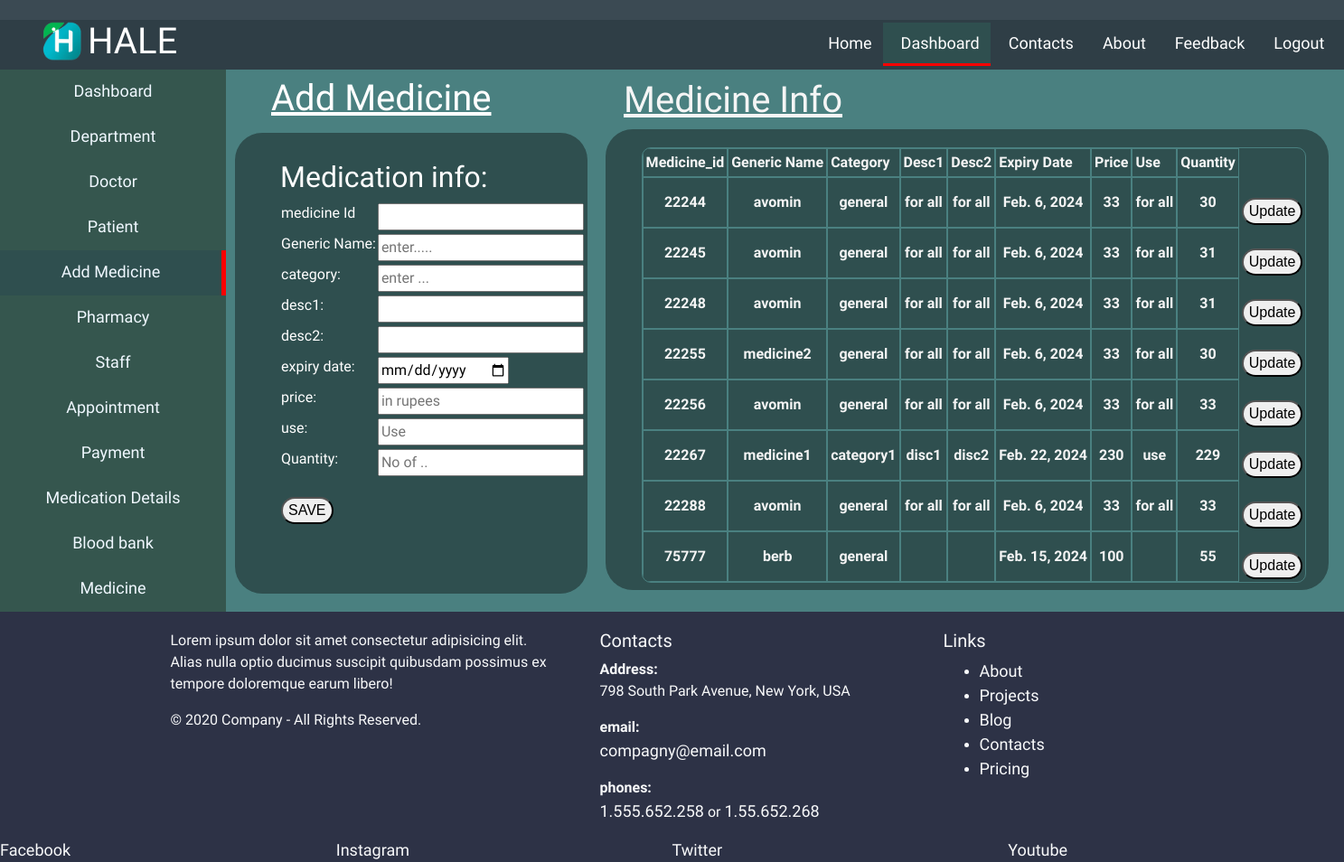
The page /addmed/ on the database its author committed.
### DashBoard_app/models.py (models this page shows, shortened)
class MedicineList(models.Model):
        medicine_id = models.AutoField(primary_key=True,blank=True,null=False)
        generic_name = models.CharField(max_length=100,default='')
        category = models.CharField(max_length=50,default='')
        desc1 = models.CharField(max_length=300,default='')
        desc2 = models.CharField(max_length=3000,default='')
        exp_date = models.DateField()
        price = models.IntegerField(default=0)
        use = models.CharField(max_length=1000,default="")
        Quantity = models.IntegerField(default=0)

### DashBoard_app/views.py (the view, shortened to what this page needs)
# urls.py: path('addmed/',views.addmed,name='addmed'),
def addmed(request):
    medsaved=MedicineList.objects.all()
    context={
        'meddetails':medsaved
    }
    return render(request,'medicationadd.html',context)

### DashBoard_app/templates/medicationadd.html (shortened to what this page needs)
{% load static %}
<!DOCTYPE html>
<html lang="en">
<head>
    <link href='https://unpkg.com/boxicons@2.1.4/css/boxicons.min.css' rel='stylesheet'>
    <link rel="stylesheet" href="https://cdn.jsdelivr.net/npm/bootstrap@4.0.0/dist/css/bootstrap.min.css">
</head>
<body>
    <div class="topnav"> <a href="" class="dist_icon"><box-icon name='mobile' ></box-icon></a><a href="https://www.facebook.com/" class="dist_icon"><box-icon name='facebook-circle' type='logo' ></box-icon></a><a href="https://www.instagram.com/accounts/login/?hl=en"class="dist_icon"><box-icon name='instagram' type='logo' ></box-icon></a><a href="https://www.youtube.com/?themeRefresh=1" class="dist_icon"><box-icon name='youtube' type='logo' ></box-icon></a></div>
    <div class="titlebar">
        <div><img src="{% static '/images/hale.png' %}" alt="brandlogo" height="46px" class="brandimg"></div>
        <div><h3 class="brand_name">HALE</h3></div>
        <div><h4 class="nav_services nav_dist" ><a href="/" class="nav_link  {% if request.path == '/home' %} active {% endif %}" >Home</a></h4></div>
        <div><h4 class="nav_services " ><a href="{% url 'dashboard' %}" class="nav_link  {% if request.path != '/home' %} activetop {% endif %}" >Dashboard</a></h4></div>
        <div><h4 class="nav_services " ><a href="{% url 'contact' %}" class="nav_link {% if request.path == '/service' %} active {% endif %} " >Contacts</a></h4></div>
        <div><h4 class="nav_services"><a href="{% url 'about' %}" class="nav_link {% if request.path == '/about' %} active {% endif %}">About</a></h4></div>
        <div><h4 class="nav_services"><a href="{% url 'feedback' %}" class="nav_link {% if request.path == '/feedback' %} active {% endif %}">Feedback</a></h4></div>
        <div><h4 class="nav_services"><a href="{% url 'logout' %}" class="nav_link ">Logout</a></h4></div>
    </div>
    <div class="layout">
        <div class="nav_side" style="font-family: 'Tektur', sans-serif;">
            <div class="nav"><a href="{% url 'admin:index' %}"><label class="btns btn1{% if request.path == '/admin' %} active {% endif %}" onclick="color_chang('btns')" > <center>Dashboard</center></label></a></div>
            <div class="nav"><a href="{% url 'department' %}"><label class="btns{% if request.path == '/department/' %} active {% endif %}"><center>Department</center></label></a></div>
            <div class="nav"><a href="{% url 'doctor' %}"><label class="btns  "><center>Doctor</center></label></a></div>
            <div class="nav"><a href="{% url 'patient' %}"><label class="btns   "><center>Patient</center></label></a></div>
            <div class="nav"><a href="{% url 'addmed' %}"><label class="btns{% if request.path == '/addmed/' %} active {% endif %}"><center>Add Medicine</center></label></a></div>
            <div class="nav"><a href="{% url 'pharmacy' %}"><label class="btns{% if request.path == '/pharmacy/' %} active {% endif %}"><center>Pharmacy</center></label></a></div>
            <div class="nav"><a href="{% url 'staffs' %}"><label class="btns{% if request.path == '/staffs/' %} active {% endif %}"><center>Staff</center></label></a></div>
            <div class="nav"><a href="{% url 'appointment' %}"><label class="btns "><center> Appointment</center></label></a></div>
            <div class="nav"><a href="{% url 'payment' %}"><label class="btns{% if request.path == '/payment/' %} active {% endif %}"><center> Payment</center></label></a></div>
            <div class="nav"><a href="{% url 'medication_details' %}"><label class="btns{% if request.path == '/medication_details/' %} active {% endif %}"><center> Medication Details</center></label></a></div>
            <div class="nav"><a href="{% url 'bloodbank' %}"><label class="btns {% if request.path == '/bloodbank/' %} active {% endif %}"><center> Blood bank</center></label></a></div>
            <div class="nav"><a href="{% url 'medicine' %}"><label class="btns{% if request.path == '/Medicine/' %} active {% endif %}"><center> Medicine</center></label></a></div>
        </div>
        <div class="content scrollbar" id="style-7" style="background-color: darkslategray ">
        <div style="position: absolute; top: 75px;left: 300px;text-decoration: underline;    font-family: 'Tektur', sans-serif; margin-top: 10px;"><h1>Add Medicine</h1></div>
            <div class="medicine_container">
               {% if not med_single_data %}
                <form action="{% url 'addmed' %}" method="post">
                <div>
                    <h2 style="font-family: 'Tektur', sans-serif;">Medication info:</h2>
                    <table>
                        <tr>
                            <td><label for=""> medicine Id </label></td>
                            <td><input type="text" name="medicine_id" value="{{med_single_data.medicine_id}}"></td>
                        </tr>
                <tr>
                    <td><label for=""> Generic Name: </label></td>
                <td><input type="text" placeholder="enter....." name="generic_name"  value="{{med_single_data.generic_name}}"><br></td>
                </tr>
                <tr>
                    <td><label for=""> category: </label></td>
                    <td><input type="text"placeholder="enter ..." name="category" value="{{med_single_data.category}}"><br></td>
                    </tr>
                <tr>
                    <td><label for=""> desc1: </label></td>
                    <td><input type="text" name="desc1" value="{{med_single_data.desc1}}"><br></td>
                </tr>
                <tr>
                    <td><label for="">desc2: </label></td>
                <td><input type="text" placeholder="" name="desc2" value="{{med_single_data.desc2}}"><br></td>
                </tr>
                <tr>
                    <td><label for=""> expiry date: </label></td>
                <td><input type="date" name="expiry_date" value="{{med_single_data.exp_date|date:'Y-m-d'}}"><br></td>
                </tr>
                <tr>
                    <td><label for=""> price: </label></td>
                <td><input type="number" placeholder="in rupees" name="price" value="{{med_single_data.price}}"><br></td>
                </tr>
                <tr>
                    <td><label for=""> use: </label></td>
                <td><input type="text" placeholder="Use" name="use" value="{{med_single_data.use}}"><br></td>
                </tr>
                <tr>
                    <td><label for=""> Quantity: </label></td>
                <td><input type="number" placeholder="No of .." name="Quantity" value="{{med_single_data.Quantity}}"><br></td>
                </tr>
                <tr>
                    <th><button type="submit" style="font-family: 'Kanit', sans-serif; margin-top: 20px;border-radius: 30px;">SAVE</button></th>
                </tr>
                </table>
                </div>
            </form>
    {% endif %}
            </div>
        </div>
        <div>
            <div style="color: #F5F5F5; text-decoration: underline; margin-top: 10px;font-family: 'Tektur', sans-serif; margin-left: 40px; "><h1>Medicine Info</h1></div>
            <div class="medicinebox" id="style-7"style=" font-family: 'Kanit', sans-serif; ">
                <center>
            <table  class="tablemed" style="color: #F5F5F5; margin-left: 15px;  margin-top: 20px; " cellpadding="3px" >
                <tr class="table_tr">
                <th class="table_th">Medicine_id </th>
                    <th class="table_th">Generic Name</th>
                    <th class="table_th">Category </th>
                    <th class="table_th">Desc1 </th>
                    <th class="table_th">Desc2 </th>
                    <th class="table_th">Expiry Date </th>
                    <th class="table_th">Price  </th>
                    <th class="table_th">Use  </th>
                    <th class="table_th">Quantity </th>
                {% for med in meddetails %}
                </tr>
                <form action="{% url 'updatemed' med.medicine_id %}" method="post">
                <tr class="table_tr">
                   <th class="table_th"><center>{{med.medicine_id}}</center></th>
                   <th class="table_th"><center>{{med.generic_name}}</center></th>
                   <th class="table_th"><center>{{med.category}}</center></th>
                   <th class="table_th"><center>{{med.desc1}}</center></th>
                   <th class="table_th"><center>{{med.desc2}}</center></th>
                   <th class="table_th"><center>{{med.exp_date}}</center></th>
                   <th class="table_th"><center>{{med.price}}</center></th>
                   <th class="table_th"><center>{{med.use}}</center></th>
                   <th class="table_th"><center>{{med.Quantity}}</center></th>
                    <th><button type="submit"style="font-family: 'Kanit', sans-serif; margin-top: 20px;border-radius: 30px;">Update</button></th>
                </tr>
            </form>
              {% endfor %}
            </table>
                </center>
            </div>
        </div>
    </div>
     <div class="footer_arange">
        <footer class="section footer-classic context-dark bg-image dark text-light " style="background: #2d3246;">
            <div class="container">
              <div class="row row-30">
                <div class="col-md-4 col-xl-5">
                  <div class="pr-xl-4">
                    <p>Lorem ipsum dolor sit amet consectetur adipisicing elit. Alias nulla optio ducimus suscipit quibusdam possimus ex tempore doloremque earum libero!</p>
                    <p class="rights"><span>©  </span><span class="copyright-year">2020</span><span> </span><span>Company</span><span> - </span><span>All Rights Reserved.</span></p>
                  </div>
                </div>
                <div class="col-md-4 text-light">
                  <h5>Contacts</h5>
                  <dl class="contact-list text-light">
                    <dt>Address:</dt>
                    <dd>798 South Park Avenue, New York, USA</dd>
                  </dl>
                  <dl class="contact-list text-light">
                    <dt>email:</dt>
                    <dd><a href="mailto:#"class="text-light">compagny@email.com</a></dd>
                  </dl>
                  <dl class="contact-list text-light">
                    <dt>phones:</dt>
                    <dd><a href="tel:#"class="text-light">1.555.652.258</a> <span>or</span> <a href="tel:#"class="text-light">1.55.652.268</a>
                    </dd>
                  </dl>
                </div>
                <div class="col-md-4 col-xl-3">
                  <h5>Links</h5>
                  <ul class="nav-list text-light">
                    <li><a href="#"class="text-light">About</a></li>
                    <li><a href="#"class="text-light">Projects</a></li>
                    <li><a href="#"class="text-light">Blog</a></li>
                    <li><a href="#"class="text-light">Contacts</a></li>
                    <li><a href="#"class="text-light">Pricing</a></li>
                  </ul>
                </div>
              </div>
            </div>
            <div class="row no-gutters social-container">
              <div class="col"><a class="social-inner" href="#"><span class="text-light">Facebook</span></a></div>
              <div class="col"><a class="social-inner" href="#"><span class="text-light">Instagram</span></a></div>
              <div class="col"><a class="social-inner" href="#"><span class="text-light">Twitter</span></a></div>
              <div class="col"><a class="social-inner" href="#"><span class="text-light">Youtube</span></a></div>
            </div>
          </footer>
        </div>
</body>
</html>

### DashBoard_app/templates/medicationadd.html (style rules this page uses)
* { margin: 0px; font-family: 'Tektur', sans-serif; }
a { text-decoration: none; font-size: large; color: black; }
.nav_link { padding: 12px; padding-left: 20px; color: white; text-decoration: none; }
.layout { display: grid; grid-template-columns: [sidenav]250px 400px 800px ; }
.brand_name { display:inline-block; color: white; margin-top: 0px; font-family: 'Tektur', sans-serif; font-size:40px; }
.brandimg { display: inline; margin-left: 40px; }
.titlebar { margin-top: 0px; display:flex; height: 55px; background-color: #2f3e46; margin-bottom: 0px; }
.btns { font-family:'Lucida Sans', 'Lucida Sans Regular', 'Lucida Grande', 'Lucida Sans Unicode', Geneva, Verdana, sans-serif; width: 250px; height: 50px; margin-bottom: 0px; padding-top: 10px; color: aliceblue; background-color: #35564e; text-decoration: none; }
.nav_side { background-color: #52796f; }
.footer_arange { background-color:#2f3e46; display: block; height: 70px; }
footer { padding-top: 20px; }
.nav_dist { margin-left: 700px; }
.content { height: 590px; overflow: auto; grid-column:2/2; grid-row: 1/2; font-family: 'Tektur', sans-serif; }
.nav { width: 250px; background:#36464f; font-family: 'Tektur', sans-serif; }
.nav_services { margin-top: 10px; }
.topnav { display:flexbox; text-align: right; height: 22px; background-color:#3b4a53; }
.dist_icon { display: inline; padding-left: 30px; padding-right: 10px; }
.active { background-color: darkslategray; border-right: 5px solid red; }
.activetop { background-color: darkslategray; border-bottom: 3px solid red; }
.content { margin-top: 70px; padding-top: 30px; margin-bottom: 10px; margin-left: 10px; background-color:rgb(74, 128, 128); color: white; border-radius: 30px; height: 510px; font-family: 'Tektur', sans-serif; }
body { background-color:rgb(74, 128, 128); }
.medicinebox { border-radius: 30px; margin-left: 20px; width: 800px; height: 510px; grid-column: 3/3; background-color: darkslategray; overflow: scroll; overflow-x: hidden; font-family: 'Tektur', sans-serif; }
.medicine_container { margin-left: 50px; font-family: Arial, Helvetica, sans-serif; }
.tablemed { border-collapse: separate; border-spacing: 0; overflow: hidden; border: 1px solid rgb(74, 128, 128);; border-radius: 10px; }
.table_th { border: 1px solid rgb(74, 128, 128);; }
.table_tr { border: 1px solid rgb(74, 128, 128);; }

### rows shown on the page
MedicineList: medicine_id "22244", generic_name "avomin", category "general", desc1 "for all", desc2 "for all", exp_date "Feb. 6, 2024", price "33", use "for all", Quantity "30"
MedicineList: medicine_id "22245", generic_name "avomin", category "general", desc1 "for all", desc2 "for all", exp_date "Feb. 6, 2024", price "33", use "for all", Quantity "31"
MedicineList: medicine_id "22248", generic_name "avomin", category "general", desc1 "for all", desc2 "for all", exp_date "Feb. 6, 2024", price "33", use "for all", Quantity "31"
MedicineList: medicine_id "22255", generic_name "medicine2", category "general", desc1 "for all", desc2 "for all", exp_date "Feb. 6, 2024", price "33", use "for all", Quantity "30"
MedicineList: medicine_id "22256", generic_name "avomin", category "general", desc1 "for all", desc2 "for all", exp_date "Feb. 6, 2024", price "33", use "for all", Quantity "33"
MedicineList: medicine_id "22267", generic_name "medicine1", category "category1", desc1 "disc1", desc2 "disc2", exp_date "Feb. 22, 2024", price "230", use "use", Quantity "229"
MedicineList: medicine_id "22288", generic_name "avomin", category "general", desc1 "for all", desc2 "for all", exp_date "Feb. 6, 2024", price "33", use "for all", Quantity "33"
MedicineList: medicine_id "75777", generic_name "berb", category "general", exp_date "Feb. 15, 2024", price "100", Quantity "55"
